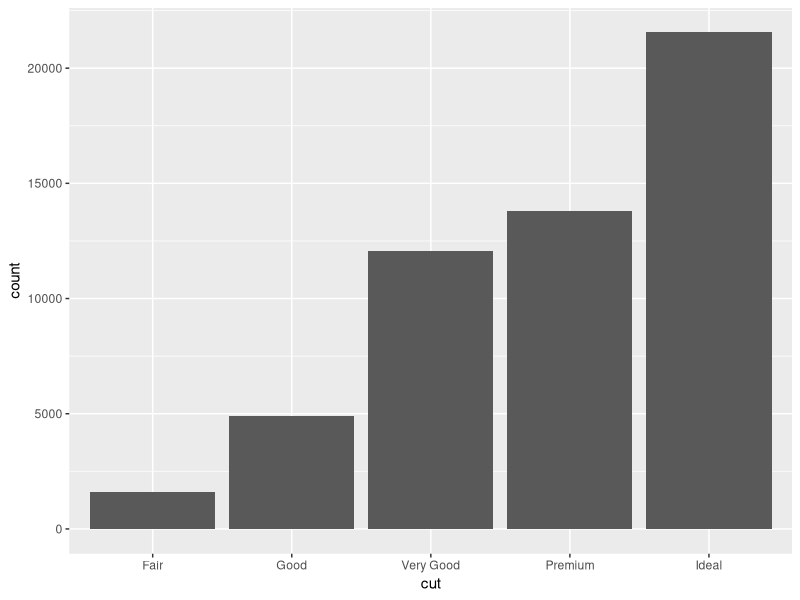
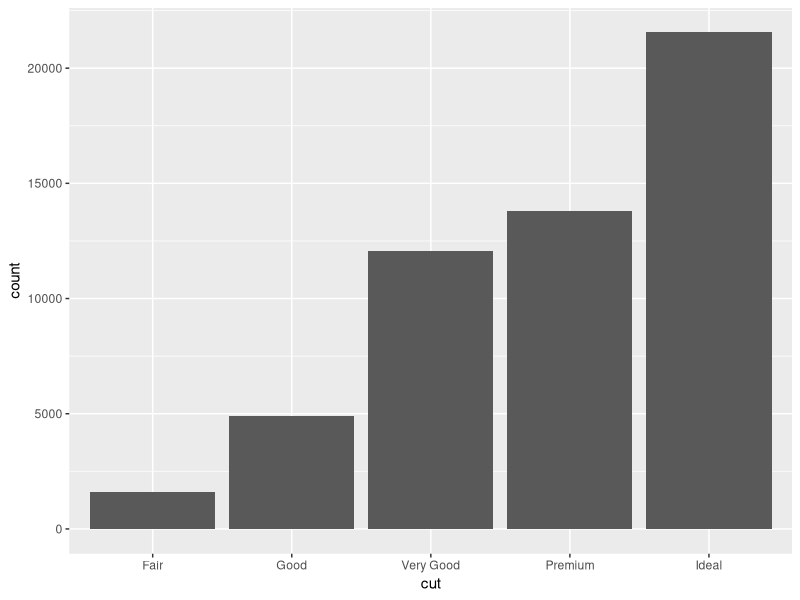
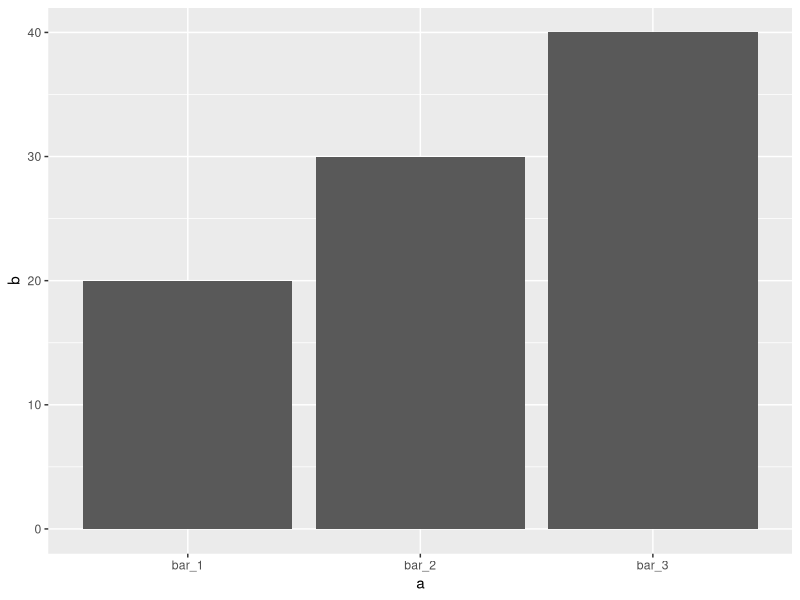
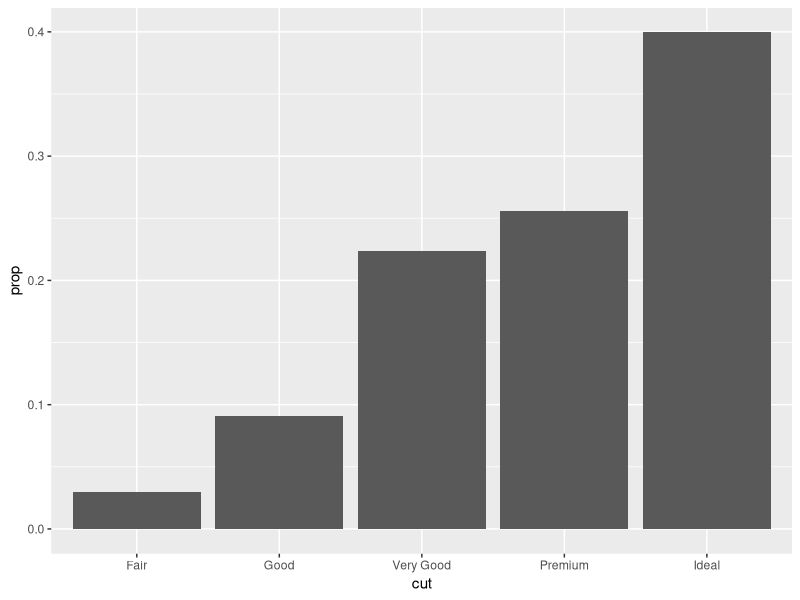
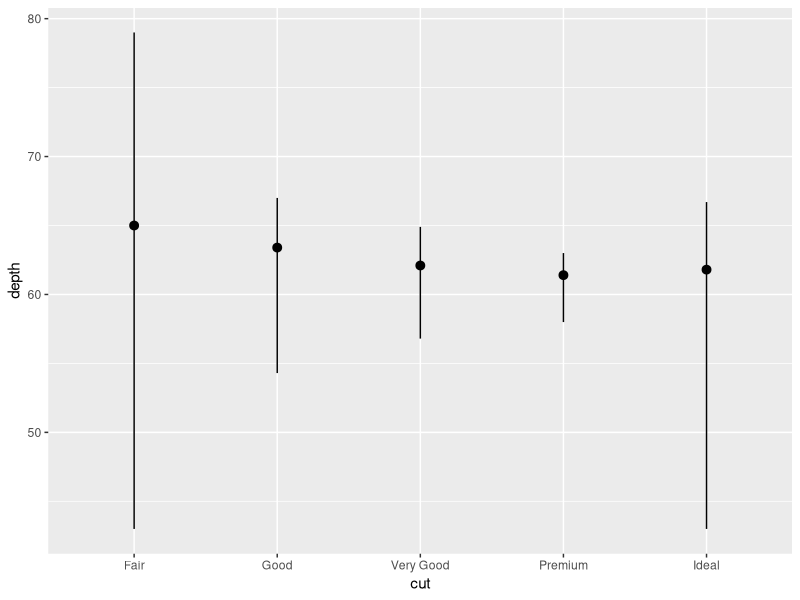
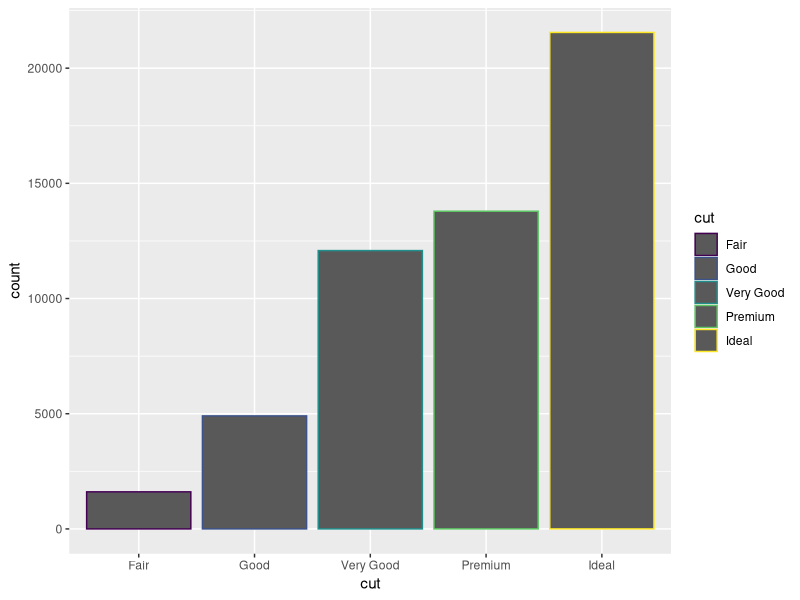
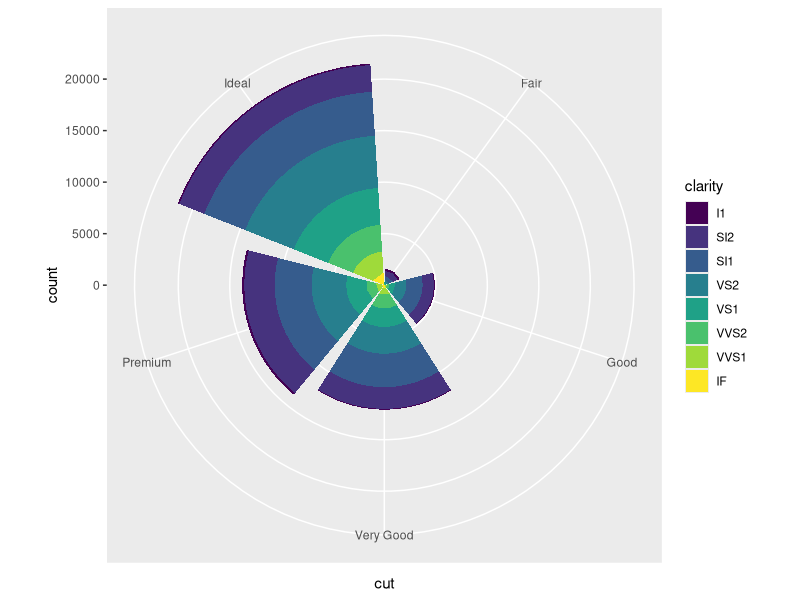
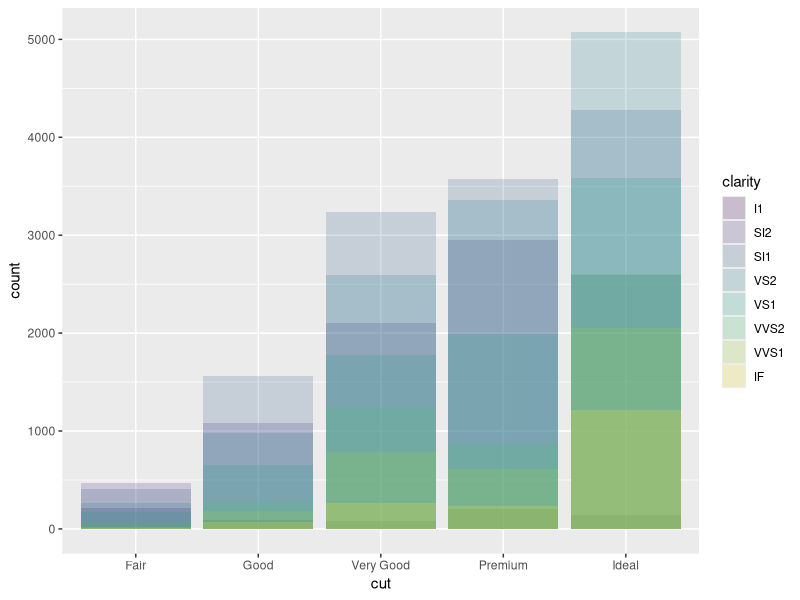

These charts were generated, in order, by the following R code:
library(tidyverse)
ggplot(data = diamonds)+ geom_bar(mapping = aes(x = cut))

ggplot(data = diamonds)+ stat_count(mapping = aes(x = cut))

demo <- tribble(
  ~a, ~b,
  "bar_1",20,
  "bar_2",30,
  "bar_3",40
)

ggplot(data = demo)+geom_bar(mapping = aes(x=a,y=b), stat="identity")

ggplot(data = diamonds) + geom_bar(mapping = aes(x= cut, y=..prop.., group=1))

ggplot(data = diamonds) + stat_summary(mapping = aes(x= cut, y= depth),fun.ymin = min,fun.ymax = max,fun.y = median)

diamonds
ggplot(data = diamonds) + geom_bar(mapping = aes(x= cut, color=cut))
stacked_bar <- ggplot(data = diamonds) + geom_bar(mapping = aes(x=cut, fill = clarity))

stacked_bar + coord_polar()

ggplot(data = diamonds, mapping = aes(x=cut, fill = clarity))+geom_bar(alpha = 1/5, position="identity")

ggplot(data = diamonds, mapping = aes(x=cut, color = clarity))+geom_bar(fill = NA, position="identity")

ggplot(data = diamonds) +geom_bar(mapping = aes(x = cut, fill=clarity), position = "fill")

ggplot(data = diamonds) +geom_bar(mapping = aes(x = cut, fill=clarity), position = "dodge")

ggplot(data = mpg) +geom_point(mapping = aes(x = displ, y = hwy), position = "jitter")

ggplot(data = mpg, mapping = aes(x = class, y = hwy)) + geom_boxplot()

ggplot(data = mpg, mapping = aes(x = class, y = hwy)) + geom_boxplot() + coord_flip()

nz <- map_data("nz")
ggplot(nz, aes(long, lat,group = group))+geom_polygon(fill = "white",color="black")

nz <- map_data("nz")
ggplot(nz, aes(long, lat,group = group))+geom_polygon(fill = "white",color="black") + coord_quickmap()

bar <- ggplot(data = diamonds) + geom_bar(mapping = aes(x = cut, fill = cut), show.legend = FALSE,width = 1) + theme(aspect.ratio = 1)+ labs(x = NULL, y = NULL) 

bar + coord_flip()
bar + coord_polar()